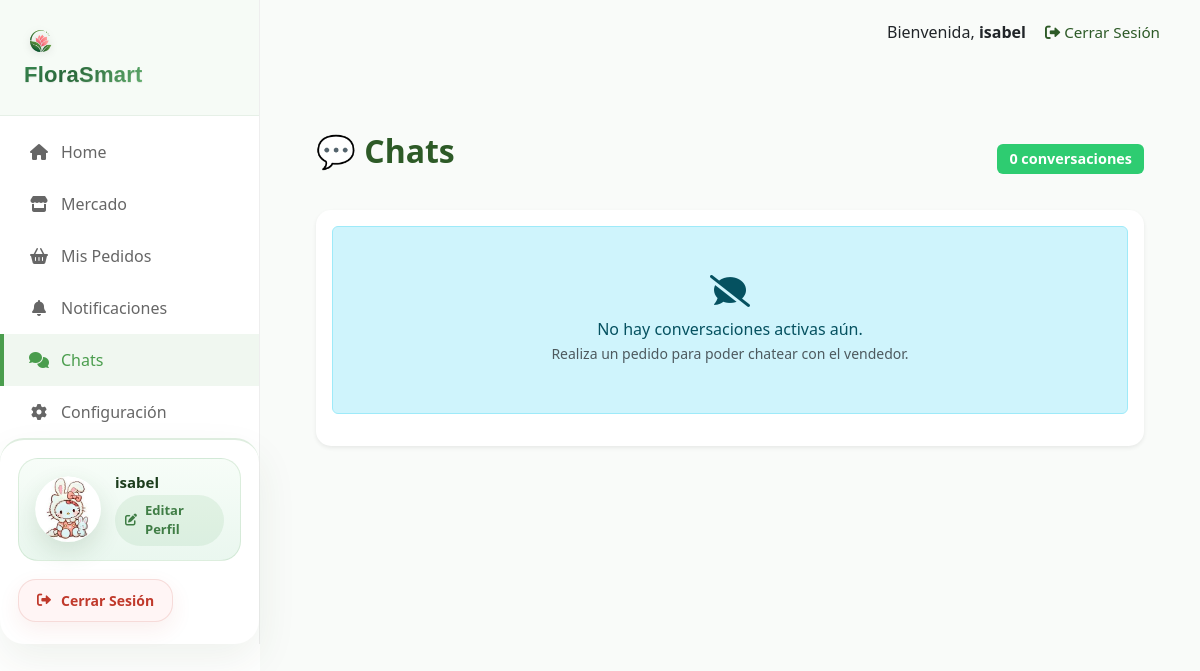
/chats/ (signed in), run on the app's committed database.
### usuarios/models.py (models this page shows, shortened)
class Usuario(AbstractUser):
    ROLES = (
        ('floricultor', 'Floricultor / Productor'),
        ('comprador_b2b', 'Comprador Mayorista (B2B)'),
        ('comprador_b2c', 'Cliente Final (B2C)'),
    )
    email = models.EmailField(unique=True)
    rol = models.CharField(max_length=20, choices=ROLES, default='comprador_b2c')
    nombre_empresa_o_finca = models.CharField(max_length=100, blank=True, null=True)
    foto_perfil = models.ImageField(upload_to='perfiles/', null=True, blank=True, default='perfiles/default_profile.png')
    telefono = models.CharField(max_length=20, blank=True, null=True)
    ubicacion = models.CharField(max_length=200, blank=True, null=True)
    bio = models.TextField(blank=True, null=True)
    groups = models.ManyToManyField(
        Group,
        related_name="usuario_set",
        blank=True,
    )
    user_permissions = models.ManyToManyField(
        Permission,
        related_name="usuario_permissions_set",
        blank=True,
    )

### usuarios/views.py (the view)
# urls.py: path('chats/', views.lista_chats_view, name='lista_chats'),
@login_required
def lista_chats_view(request):
    if request.user.rol == 'floricultor':
        usuarios_chat = Usuario.objects.filter(
            mis_pedidos_realizados__producto__floricultor=request.user
        ).distinct().order_by('-mis_pedidos_realizados__fecha_pedido')
    else:
        usuarios_chat = Usuario.objects.filter(
            mis_productos__pedidos_del_producto__cliente=request.user,
            rol='floricultor'
        ).distinct().order_by('-mis_productos__pedidos_del_producto__fecha_pedido')
    contexto = {
        'usuarios': usuarios_chat,
        'titulo': 'Chats'
    }
    return render(request, 'lista_chats.html', contexto)

### templates/lista_chats.html (shortened to what this page needs)
{% extends 'base.html' %}
{% load static %}
{% block extra_css %}
    <link rel="stylesheet" href="{% static 'css/style.css' %}">
{% endblock %}
{% block content %}
<div class="container mt-4">
    <div class="d-flex justify-content-between align-items-center mb-4">
        <h2 class="fw-bold text-success">💬 {{ titulo }}</h2>
        <span class="badge bg-primary">{{ usuarios.count }} {% if request.session.language == 'en' %}conversations{% else %}conversaciones{% endif %}</span>
    </div>
    <div class="card card-chats shadow-sm">
        <div class="card-body">
            {% if usuarios %}
                <div class="list-group">
                    {% for usuario in usuarios %}
                        <a href="{% url 'chat' usuario.id %}" class="list-group-item list-group-item-action chat-item">
                            <div class="d-flex align-items-center justify-content-between">
                                <div>
                                    <h6 class="mb-1">
                                        <i class="fas fa-user-circle"></i>
                                        {{ usuario.get_full_name|default:usuario.username }}
                                    </h6>
                                    <small class="text-muted">
                                        {% if usuario.nombre_empresa_o_finca %}
                                            {{ usuario.nombre_empresa_o_finca }}
                                        {% else %}
                                            <em>{% if request.session.language == 'en' %}No farm registered{% else %}Sin finca registrada{% endif %}</em>
                                        {% endif %}
                                    </small>
                                </div>
                                <div class="text-end">
                                    <span class="badge bg-success">
                                        {% if usuario.rol == 'floricultor' %}
                                            <i class="fas fa-leaf"></i> {% if request.session.language == 'en' %}Grower{% else %}Floricultor{% endif %}
                                        {% else %}
                                            <i class="fas fa-shopping-bag"></i> {% if request.session.language == 'en' %}Buyer{% else %}Comprador{% endif %}
                                        {% endif %}
                                    </span>
                                </div>
                            </div>
                        </a>
                    {% endfor %}
                </div>
            {% else %}
                <div class="alert alert-info text-center py-5">
                    <i class="fas fa-comment-slash" style="font-size: 2rem; margin-bottom: 10px;"></i>
                    <p class="mb-0">{% if request.session.language == 'en' %}No active conversations yet.{% else %}No hay conversaciones activas aún.{% endif %}</p>
                    <small class="text-muted">
                        {% if request.user.rol == 'floricultor' %}
                            {% if request.session.language == 'en' %}When you receive orders, you can chat with customers here.{% else %}Cuando recibas pedidos, podrás chatear con los clientes aquí.{% endif %}
                        {% else %}
                            {% if request.session.language == 'en' %}Place an order to be able to chat with the seller.{% else %}Realiza un pedido para poder chatear con el vendedor.{% endif %}
                        {% endif %}
                    </small>
                </div>
            {% endif %}
        </div>
    </div>
</div>
{% endblock %}

### templates/base.html (shortened to what this page needs)
{% load static %}
<!DOCTYPE html>
<html lang="{{ request.session.language|default:'es' }}">
<head>
    <link href="https://cdn.jsdelivr.net/npm/bootstrap@5.3.0/dist/css/bootstrap.min.css" rel="stylesheet">
    <link rel="stylesheet" href="{% static 'css/style.css' %}">
    <link rel="stylesheet" href="https://cdnjs.cloudflare.com/ajax/libs/font-awesome/6.0.0/css/all.min.css">
    {% block extra_css %}{% endblock %}
</head>
<body{% if request.session.theme == 'dark' %} class="dark-theme"{% endif %} data-theme="{{ request.session.theme|default:'light' }}" data-language="{{ request.session.language|default:'es' }}">
    <div class="market-layout">
        <aside class="market-sidebar">
            <div class="sidebar-brand">
                <img src="{% static 'images/logo.png' %}" alt="Logo FloraSmart" class="sidebar-logo">
                <a href="{% url 'home' %}" class="sidebar-brand-name">FloraSmart</a>
            </div>
            <nav class="nav-menu">
                <a href="{% url 'home' %}" class="sidebar-link {% if request.resolver_match.url_name == 'home' %}active{% endif %}">
                    <i class="fas fa-home"></i>
                    <span>{% if request.session.language == 'en' %}Home{% else %}Home{% endif %}</span>
                </a>
                {% if not user.is_authenticated or user.rol != 'floricultor' %}
                <a href="{% url 'mercado' %}" class="sidebar-link {% if request.resolver_match.url_name == 'mercado' %}active{% endif %}">
                    <i class="fas fa-store"></i>
                    <span>{% if request.session.language == 'en' %}Market{% else %}Mercado{% endif %}</span>
                </a>
                {% endif %}
                <a href="{% url 'mis_pedidos' %}" class="sidebar-link {% if request.resolver_match.url_name == 'mis_pedidos' %}active{% endif %}">
                    <i class="fas fa-shopping-basket"></i>
                    <span>{% if user.rol == 'floricultor' %}Pedidos Recibidos{% else %}Mis Pedidos{% endif %}</span>
                </a>
                {% if user.is_authenticated and user.rol != 'floricultor' %}
                <a href="{% url 'notificaciones' %}" class="sidebar-link {% if request.resolver_match.url_name == 'notificaciones' %}active{% endif %}">
                    <i class="fas fa-bell"></i>
                    <span>Notificaciones</span>
                </a>
                {% endif %}
                <a href="{% url 'lista_chats' %}" class="sidebar-link {% if request.resolver_match.url_name == 'lista_chats' %}active{% endif %}">
                    <i class="fas fa-comments"></i>
                    <span>{% if request.session.language == 'en' %}Chats{% else %}Chats{% endif %}</span>
                </a>
                <a href="{% url 'configuracion' %}" class="sidebar-link {% if request.resolver_match.url_name == 'configuracion' %}active{% endif %}">
                    <i class="fas fa-cog"></i>
                    <span>{% if request.session.language == 'en' %}Settings{% else %}Configuración{% endif %}</span>
                </a>
            </nav>
            <div class="sidebar-user-profile">
                <a href="{% url 'perfil' %}" class="profile-link">
                    <div class="profile-avatar">
                        {% if user.foto_perfil and user.foto_perfil.name != 'perfiles/default_profile.png' %}
                            <img src="{{ user.foto_perfil.url }}" alt="Foto de perfil de {{ user.username }}" class="profile-image">
                        {% else %}
                            <img src="{% static 'images/default_profile.svg' %}" alt="Foto de perfil predeterminada" class="profile-image">
                        {% endif %}
                    </div>
                    <div class="profile-info">
                        <p class="profile-name">{{ user.nombre_empresa_o_finca|default:user.username }}</p>
                        <p class="profile-action"><i class="fas fa-edit"></i> {% if request.session.language == 'en' %}Edit Profile{% else %}Editar Perfil{% endif %}</p>
                    </div>
                </a>
                <a href="{% url 'logout' %}" class="logout-btn">
                    <i class="fas fa-sign-out-alt"></i> {% if request.session.language == 'en' %}Logout{% else %}Cerrar Sesión{% endif %}
                </a>
            </div>
        </aside>
        <main class="main-content">
            <header class="top-user-bar">
                <div class="user-info">
                    {% if user.is_authenticated %}
                        <span>{% if request.session.language == 'en' %}Welcome{% else %}Bienvenida{% endif %}, <strong>{{ user.username }}</strong></span>
                        <a href="{% url 'logout' %}" class="logout-link">
                            <i class="fas fa-sign-out-alt"></i> {% if request.session.language == 'en' %}Logout{% else %}Cerrar Sesión{% endif %}
                        </a>
                    {% endif %}
                </div>
            </header>
            <section class="container-fluid py-4">
                {% block content %}
                {% endblock %}
            </section>
        </main>
    </div>
</body>
</html>

### templates/lista_chats.html (style rules this page uses)
.card-chats { border: none; border-radius: 15px; overflow: hidden; }

### data on the page
Usuario: foto_perfil (picture), nombre_empresa_o_finca "isabel", username "isabel"

### other printed values
{{ titulo }} "Chats"
{{ usuarios.count }} "0"
